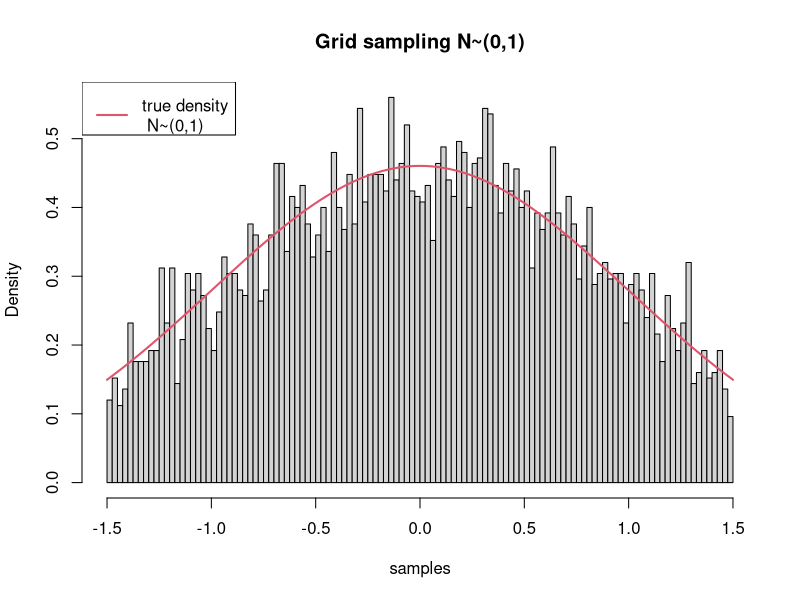
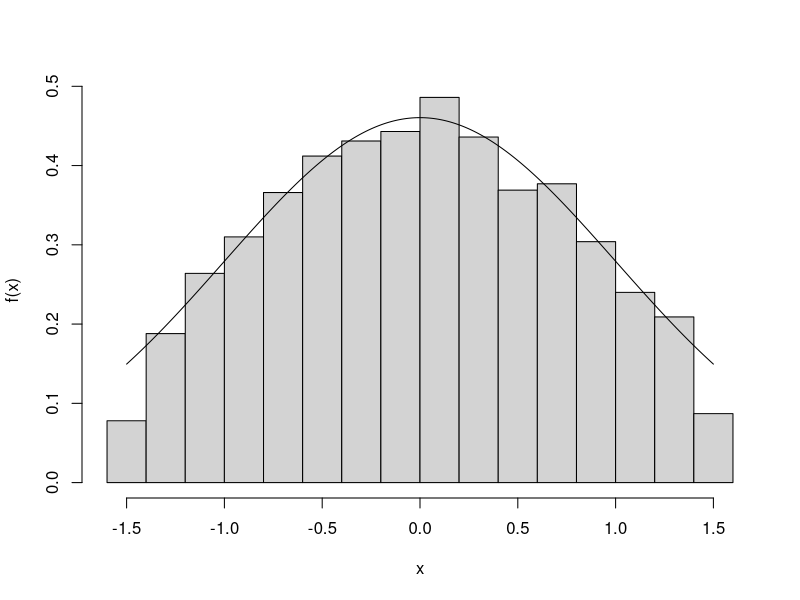

These charts were generated, in order, by the following R code:
## ---- chunk 1
#####Generate 1-d grid in range[-1.5,1.5]####
N = 5000
width <- 0.025
gridCenters <- seq(-1.5 + width/2, 1.5 - width/2, by = 0.025)

# Your codes here for posterior at centers and normalized terms

# probCells = ..  
probcells = (1/1)*exp(-1/2*((gridCenters-0)/1)^2)

# normalizedProbCells = ..
normalizedProbCells = probcells/sum(probcells)

#Sample according to grid probabilities
set.seed(460)
samples = sample(gridCenters, size = N, replace = TRUE, prob = normalizedProbCells)

# plot histogram of drawn samples and the true density curve
library(truncnorm)
hist(samples,
     probability = TRUE,
     breaks = seq(from = -1.5, to = 1.5, by = width),
     main = "Grid sampling N~(0,1)")
curve(dtruncnorm(x, -1.5, 1.5, 0, 1), from = -1.5, to = 1.5,
      col = 2, lwd = 2, add = TRUE)
legend("topleft", legend = "true density\n N~(0,1)", col = 2, lwd = 2)
## ---- chunk 2
# solution
grid_samp <- function(grid_width,n_samps){
  # set up the grid
  my_grid <- seq(-1.5+grid_width/2,1.5-grid_width/2,grid_width)
  
  # obtain the density values at the grid points
  dens_vals <- dnorm(my_grid,mean=0,sd=1)
  
  # get the probability mass for each "cell"
  prob_mass <- dens_vals*grid_width
  
  # normalize by setting the total probability in the grid to 1
  prob_mass <- prob_mass/sum(prob_mass)
  
  # sample according to grid cell probabilities
  samp_grid <- sample(1:length(my_grid),n_samps,replace=TRUE,prob=prob_mass)
  samp_output <- my_grid[samp_grid]
  
  # output the samples
  return(samp_output)
}
## ---- chunk 3
set.seed(101)
grid_width <- 0.025
samps <- grid_samp(grid_width=grid_width,n_samps=5000)
hist(samps,probability = TRUE,xlab="x",ylab="f(x)",main="")
xvals <- seq(-1.5,1.5,0.001)
lines(xvals,dtruncnorm(xvals,a=-1.5,b=1.5))
